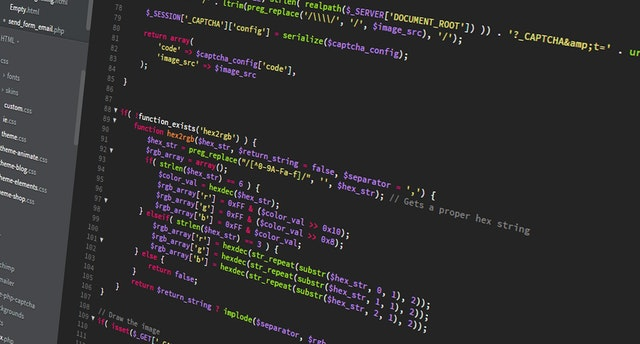
#> input picture img/coding.jpg, 640 x 344 px
$ python lesson_1.py
#> lines starting #> are read from the running program, lines starting #| are printed output that depends on the picture; after the words box and inside, x2 and y2 are one past the last pixel; in counts of white or black regions, pixels touching at a corner belong together
# Lesson 1 - Basic images operations
import cv2
import numpy as np

# 1. Accessing and Modifying pixel values
# loads an image
img = cv2.imread('../img/coding.jpg')
#> img is the input picture: shape (344, 640, 3); mean B, G, R 46, 45.3, 46.3

# access a pixel value by its row and column coordinates
# it returns an BlueGreenRed array
px = img[100,100]
#> px = [36, 36, 36]
print(px)
#| [36 36 36]
# [157 166 200]

# accessing only blue pixel
blue = img[100,100,0]
#> blue = 36
print(blue)
#| 36
# 157

# modifying pixel values
img[100,100] = [255,255,255]
#> img: shape (344, 640, 3); under 0.01% of pixels changed, all inside (x1, y1, x2, y2) = (100, 100, 101, 101)
print(img[100,100])
#| [255 255 255]
# [255 255 255]


# 2. Accessing image properties
# It returns a tuple of number of rows, columns and channels (if image is color)
print(img.shape)
#| (344, 640, 3)
# (342, 548, 3)

# total number of pixels
print(img.size)
#| 660480
# image datatype
print(img.dtype)
#| uint8

# Splitting and Merging Image Channels
b,g,r = cv2.split(img)
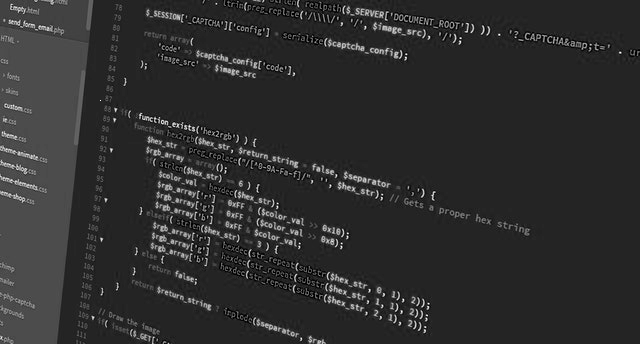
#> b: shape (344, 640); min 0, max 255, mean 46
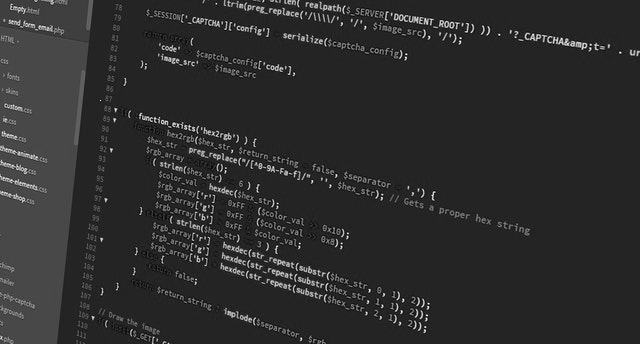
#> g: shape (344, 640); min 0, max 255, mean 45.3
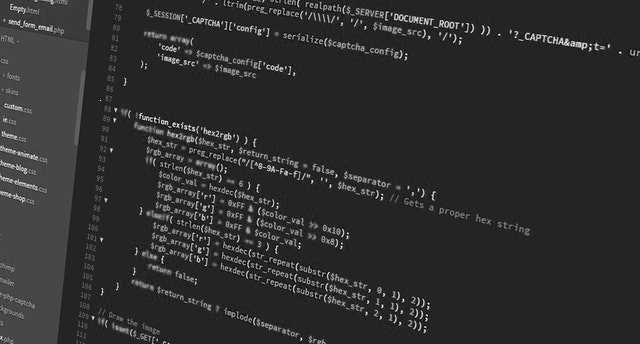
#> r: shape (344, 640); min 0, max 255, mean 46.3
img = cv2.merge((b,g,r))

# adding images
x = np.uint8([250])
y = np.uint8([10])

print(cv2.add(x,y))
# 250+10 = 260 => 255
